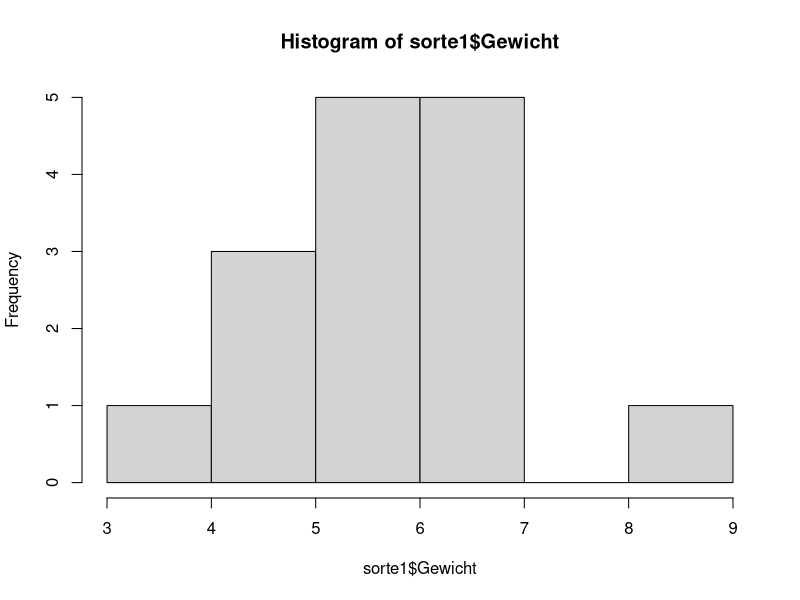
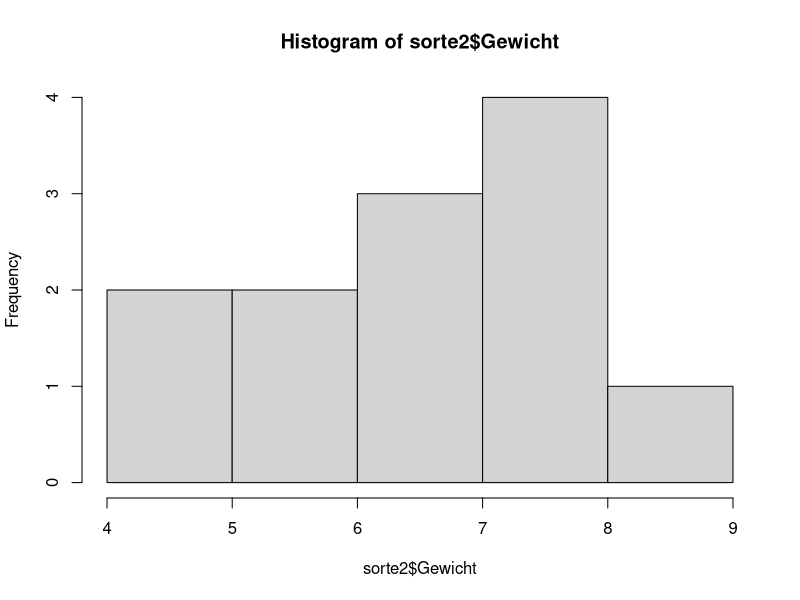
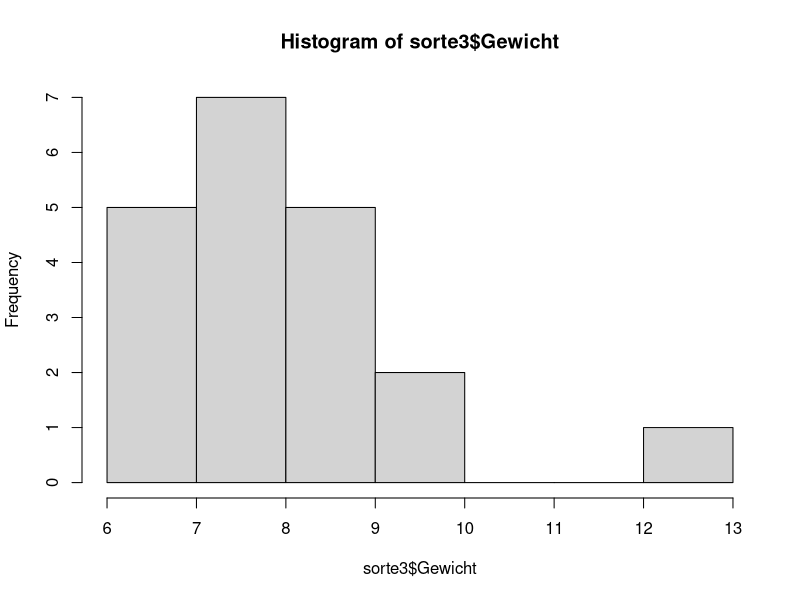
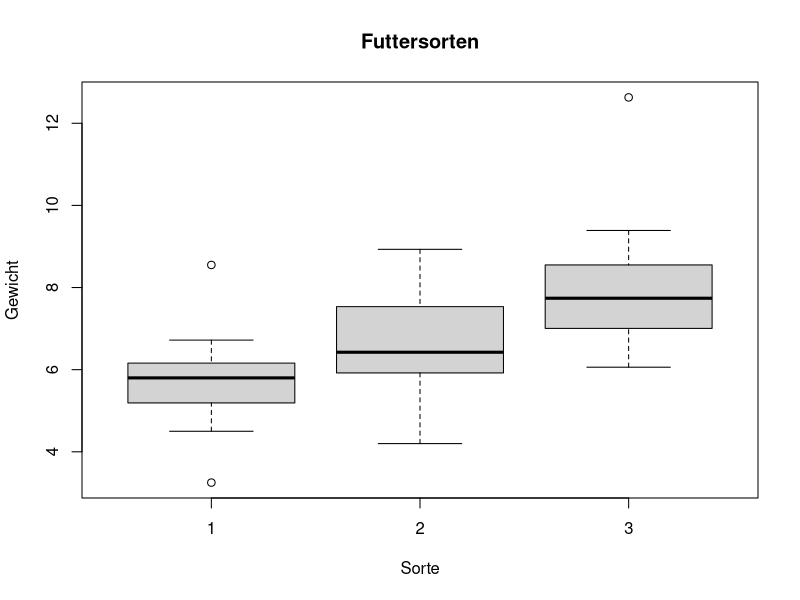
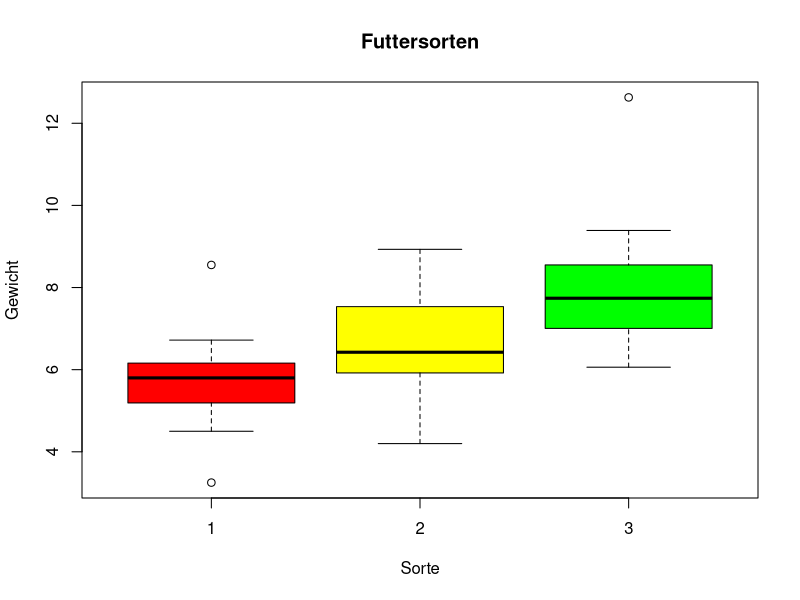

Generate these figures, in order, with R:
#Blatt 2

#2.1
sorte = c(rep(1,15), rep(2,12), rep(3, 20))
gewicht = c(6.22,5.75,6.4,4.6,3.25,4.5,4.8,5.88,5.8,6.1,5.58,6.01,5.62,6.72,8.55,4.28,7.7,6.4,7.77,7.37,4.2,7.05,6.45,8.93,5.9,5.94,6.39, 7.13,8.78,6.06,7.93,9.1,8,7.55,8.32,8.8,12.63,8.19,6.5,6.84,7.02,9.39,7.38,7.39,6.99,8.27,6.7)
tabelle = data.frame(Sorte = sorte, Gewicht = gewicht)

#2.2
sorte1 = subset(tabelle, tabelle$Sorte==1)
sorte2 = subset(tabelle, tabelle$Sorte==2)
sorte3 = subset(tabelle, tabelle$Sorte==3)
hist(sorte1$Gewicht) #Fenster geoeffnet lassen
dev.print(pdf, "~/Desktop/r/blatt1/sorte1.pdf")
hist(sorte2$Gewicht)
dev.print(pdf, "~/Desktop/r/blatt1/sorte2.pdf")
hist(sorte3$Gewicht)
dev.print(pdf, "~/Desktop/r/blatt1/sorte3.pdf")
#breaks in hist() kann man zB modifizieren, wenn man die Anzahl der Saeulen modifizieren moechte

#2.3
boxplot(Gewicht ~ Sorte, data = tabelle, main = "Futtersorten", ylab = "Gewicht", xlab = "Sorte")
dev.print(pdf, "~/Desktop/r/blatt1/futtersorten.pdf")


#2.4
boxplot(Gewicht ~ Sorte, data = tabelle, main = "Futtersorten", col=c("red", "yellow","green"), ylab = "Gewicht", xlab = "Sorte")

#2.5
#Boxplot stellt insbesondere die Verteilung der 0, 25, 50, 75 und 100% Quantile dar und nicht wie Histogramme
# die Verteilung der gesamten Haeufigkeiten. Ausserdem wird der Median durch den Strich durch die Box dargestellt.
# Bei Normalverteilung hat man relativ symmetrische Boxen. #Blatt 2
